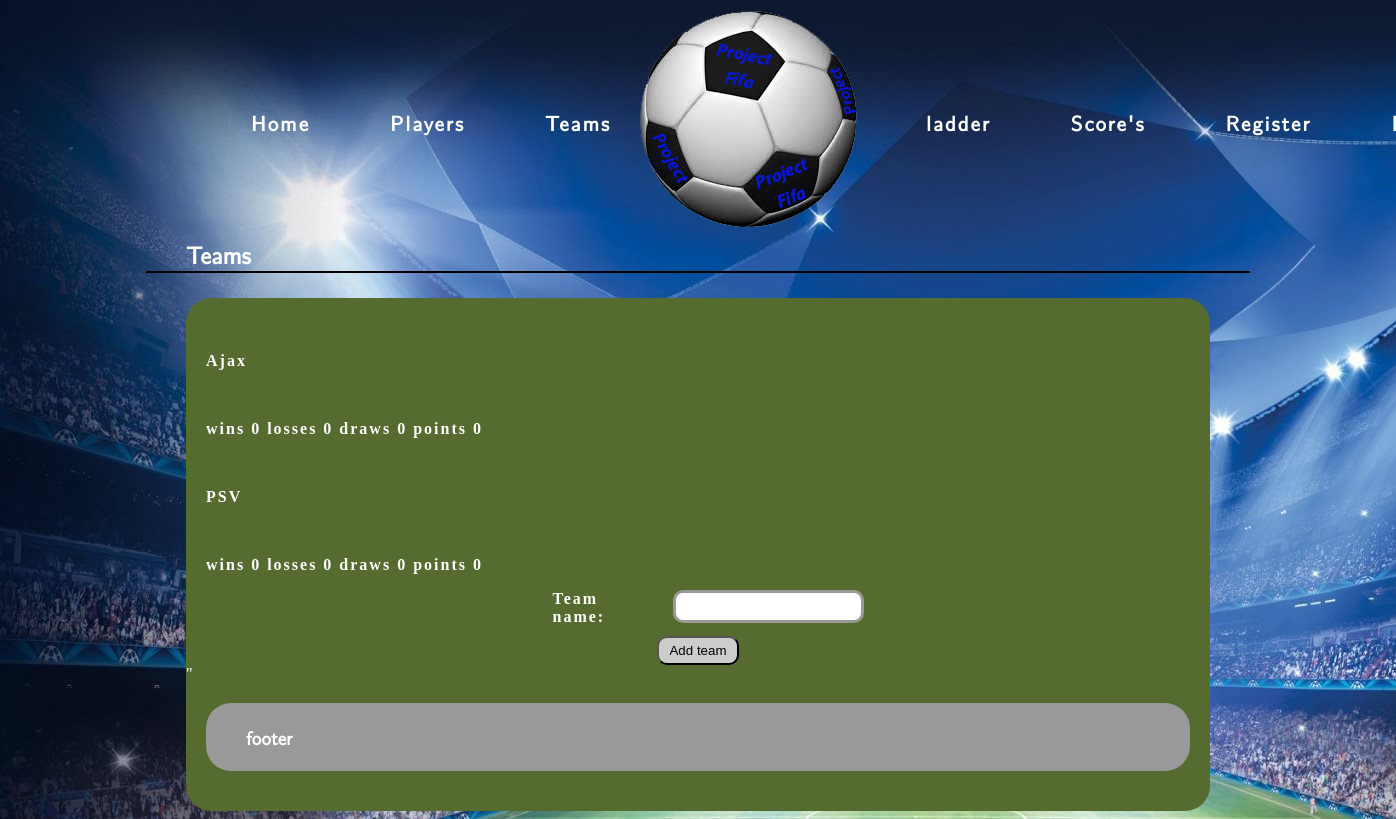
/root/public/teams.php (signed in), run on the app's committed database.
### tables this page shows
CREATE TABLE `tbl_teams` (
  `id` int(11) UNSIGNED NOT NULL,
  `poule_id` int(11) NOT NULL DEFAULT '1',
  `name` varchar(255) NOT NULL,
  `wins` int(10) NOT NULL DEFAULT '0',
  `losses` int(10) NOT NULL DEFAULT '0',
  `draws` int(10) NOT NULL DEFAULT '0',
  `points` int(10) NOT NULL DEFAULT '0',
  `created_at` datetime NOT NULL DEFAULT CURRENT_TIMESTAMP,
  `deleted_at` datetime DEFAULT NULL
);

### root/app/teams/TeamsManager.php (called while the page is built, shortened)
<?php
function fetchTeams()
{
    $dbc = Connect();
    $sql = "SELECT `id`,`name`, `wins`, `losses`, `draws`, `points` FROM `tbl_teams`";
    $teams = $dbc->query($sql)->fetchAll(\PDO::FETCH_ASSOC);
    return $teams;
}

### root/public/teams.php (the view, shortened to what this page needs)
<?php
include_once ("tamplates/header.php");
require_once("../app/teams/TeamsManager.php");
?>
<div class="page-title">
    <h2>Teams</h2>
</div>
<div class="wrapper wrapper_page">
    <?php
    $teams = \App\fetchTeams();
    if (isset($teams))
    {
        foreach ($teams as $team)
        {
            echo "<a href=\"team.php?id=".$team["id"]."\"><p>".$team["name"]."</p></a>";
            echo "<p>" . "wins " .$team["wins"] . " losses " .$team["losses"] . " draws " .$team["draws"] . " points " .$team["points"] ."</p>";
        }
    }
    else
    {
        echo "<p>No teams found..</p>";
    }
    if (isset($_SESSION["logged"]))
    {
        if ($_SESSION["rights"] == "1")
        {
            if ($_SESSION["team_rights"] == null)
            {
                echo "<form action='../app/teams/AddTeam.php' method='post'>
                        <div class='group-form'>
                            <label for='teamName'>Team name:</label>
                            <input type='text' id='teamName' name='teamName' class='textarea' required>
                        </div>
                        <div class='group-form'>
                            <input type='submit' value='Add team' class='button'>
                        </div>
                    </form>\"";
            }
        }
    }
    include_once ("tamplates/footer.php");
?>

### root/public/css/stylesheet.css (style rules this page uses)
html { font-size: 16px; }
a { color: #000000; cursor: auto; text-decoration: none; }
p, label, li, a { color: #ffffff; font-weight: bold; letter-spacing: 2px; margin-left: 20px; margin-right: 20px; }
.wrapper { margin: 0 auto; width: 1024px; }
.button { padding: 5px 10px; border-radius: 10px; display: flex; justify-content: center; align-items: center; background-color: #cccccc; }
h1,h2,h3,h4,h5,h6,sub { margin: 0; padding: 0; font-family: 'LMSR'; color: #ffffff; }
.textarea { background-color: #ffffff; border: solid 3px #999999; color: #000000; height: 25px; border-radius: 10px; margin-bottom: 10px; padding-left: 6px; }
label { width: 100px; margin-bottom: 10px; }
.page-title { border-bottom: solid #000000 2px; width: 1024px; padding: 0 40px; margin: 0 auto; margin-bottom: 25px; }
.group-form { display: flex; justify-content: center; }
html { background-image: url("../img/background.jpg"); background-repeat: no-repeat; background-attachment: fixed; }
.wrapper_page { padding: 20px 0; border-radius: 25px; overflow: hidden; color: #ffffff; background-color: darkolivegreen; }

### data on the page
tbl_teams: name "Ajax", wins "0", losses "0", draws "0", points "0"
tbl_teams: name "PSV", wins "0", losses "0", draws "0", points "0"
